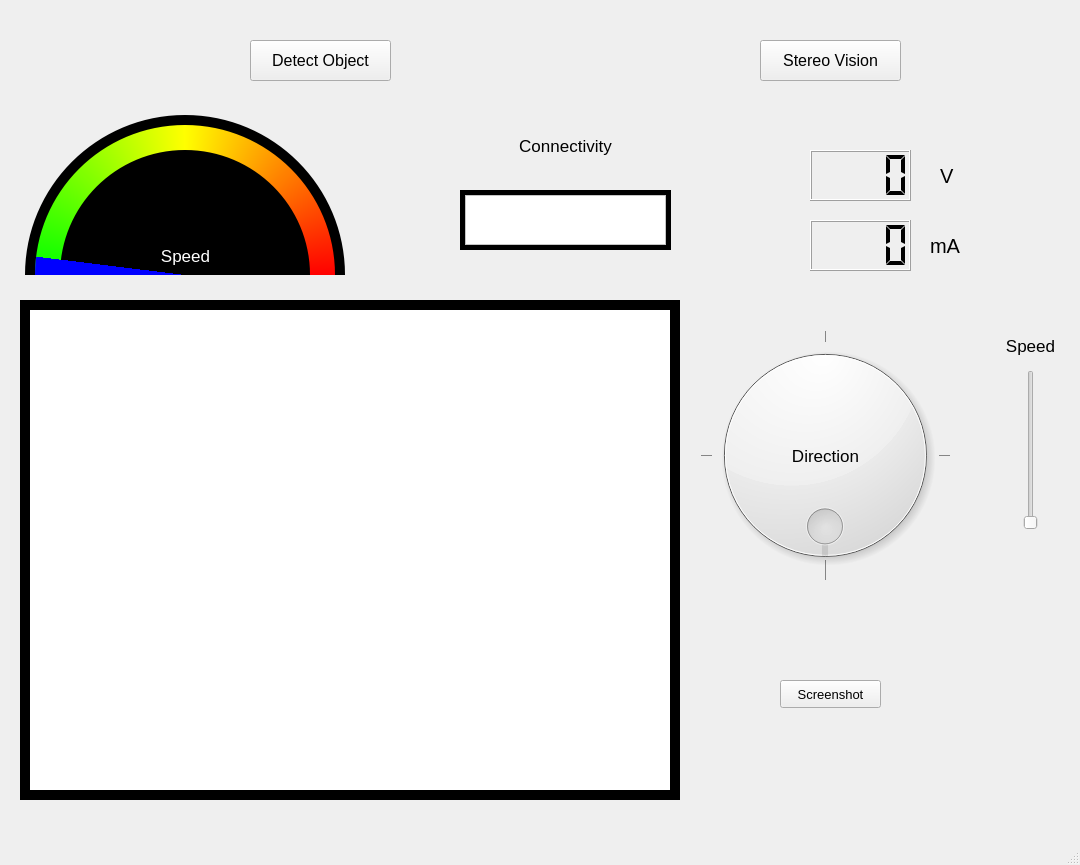
<?xml version="1.0" encoding="UTF-8"?>
<ui version="4.0">
 <class>MainWindow</class>
 <widget class="QMainWindow" name="MainWindow">
  <property name="geometry">
   <rect>
    <x>0</x>
    <y>0</y>
    <width>1080</width>
    <height>865</height>
   </rect>
  </property>
  <property name="windowTitle">
   <string>MainWindow</string>
  </property>
  <widget class="QWidget" name="centralwidget">
   <widget class="QLCDNumber" name="current">
    <property name="geometry">
     <rect>
      <x>810</x>
      <y>220</y>
      <width>101</width>
      <height>51</height>
     </rect>
    </property>
    <property name="digitCount">
     <number>4</number>
    </property>
    <property name="segmentStyle">
     <enum>QLCDNumber::Flat</enum>
    </property>
   </widget>
   <widget class="QLCDNumber" name="voltage">
    <property name="geometry">
     <rect>
      <x>810</x>
      <y>150</y>
      <width>101</width>
      <height>51</height>
     </rect>
    </property>
    <property name="digitCount">
     <number>4</number>
    </property>
    <property name="segmentStyle">
     <enum>QLCDNumber::Flat</enum>
    </property>
   </widget>
   <widget class="QLabel" name="volt">
    <property name="geometry">
     <rect>
      <x>940</x>
      <y>160</y>
      <width>31</width>
      <height>31</height>
     </rect>
    </property>
    <property name="font">
     <font>
      <pointsize>15</pointsize>
     </font>
    </property>
    <property name="text">
     <string>V</string>
    </property>
   </widget>
   <widget class="QLabel" name="ampere">
    <property name="geometry">
     <rect>
      <x>930</x>
      <y>230</y>
      <width>41</width>
      <height>31</height>
     </rect>
    </property>
    <property name="font">
     <font>
      <pointsize>15</pointsize>
     </font>
    </property>
    <property name="text">
     <string>mA</string>
    </property>
   </widget>
   <widget class="QPushButton" name="detect">
    <property name="geometry">
     <rect>
      <x>250</x>
      <y>40</y>
      <width>141</width>
      <height>41</height>
     </rect>
    </property>
    <property name="font">
     <font>
      <pointsize>12</pointsize>
     </font>
    </property>
    <property name="text">
     <string>Detect Object</string>
    </property>
   </widget>
   <widget class="QPushButton" name="stereo">
    <property name="geometry">
     <rect>
      <x>760</x>
      <y>40</y>
      <width>141</width>
      <height>41</height>
     </rect>
    </property>
    <property name="font">
     <font>
      <pointsize>12</pointsize>
     </font>
    </property>
    <property name="text">
     <string>Stereo Vision</string>
    </property>
   </widget>
   <widget class="QFrame" name="speedFore">
    <property name="geometry">
     <rect>
      <x>60</x>
      <y>150</y>
      <width>250</width>
      <height>250</height>
     </rect>
    </property>
    <property name="styleSheet">
     <string notr="true">border-radius: 125px;
background-color: qconicalgradient(cx:0.5, cy:0.5, angle:0, stop:0.49835 rgba(0, 0, 0, 255), stop:0.5 rgba(117, 117, 117, 0));</string>
    </property>
    <property name="frameShape">
     <enum>QFrame::StyledPanel</enum>
    </property>
    <property name="frameShadow">
     <enum>QFrame::Raised</enum>
    </property>
   </widget>
   <widget class="QFrame" name="speedBack">
    <property name="geometry">
     <rect>
      <x>25</x>
      <y>115</y>
      <width>320</width>
      <height>320</height>
     </rect>
    </property>
    <property name="styleSheet">
     <string notr="true">border-radius: 160px;
background-color: qconicalgradient(cx:0.5, cy:0.5, angle:0, stop:0.49835 rgba(0, 0, 0, 255), stop:0.5 rgba(117, 117, 117, 0));</string>
    </property>
    <property name="frameShape">
     <enum>QFrame::StyledPanel</enum>
    </property>
    <property name="frameShadow">
     <enum>QFrame::Raised</enum>
    </property>
   </widget>
   <widget class="QFrame" name="speedColors">
    <property name="geometry">
     <rect>
      <x>35</x>
      <y>125</y>
      <width>300</width>
      <height>300</height>
     </rect>
    </property>
    <property name="styleSheet">
     <string notr="true">background-color: qconicalgradient(cx:0.5, cy:0.5, angle:0, stop:0 rgba(255, 0, 0, 255), stop:0.25 rgba(255, 255, 0, 255), stop:0.499 rgba(0, 255, 0, 255), stop:0.5 rgba(0, 255, 0, 0));
border-radius: 150px;</string>
    </property>
    <property name="frameShape">
     <enum>QFrame::StyledPanel</enum>
    </property>
    <property name="frameShadow">
     <enum>QFrame::Raised</enum>
    </property>
   </widget>
   <widget class="QFrame" name="speedPointer">
    <property name="geometry">
     <rect>
      <x>35</x>
      <y>125</y>
      <width>300</width>
      <height>300</height>
     </rect>
    </property>
    <property name="styleSheet">
     <string notr="true">border-radius: 150px;
background-color: qconicalgradient(cx:0.5, cy:0.5, angle:0, stop:0.479 rgba(0, 0, 255, 0), stop:0.48 rgba(0, 0, 255, 255), stop:0.499 rgba(0, 0, 255, 255), stop:0.5 rgba(0, 0, 255, 0));</string>
    </property>
    <property name="frameShape">
     <enum>QFrame::StyledPanel</enum>
    </property>
    <property name="frameShadow">
     <enum>QFrame::Raised</enum>
    </property>
   </widget>
   <widget class="QLabel" name="speedLabel">
    <property name="geometry">
     <rect>
      <x>150</x>
      <y>240</y>
      <width>71</width>
      <height>31</height>
     </rect>
    </property>
    <property name="font">
     <font>
      <pointsize>13</pointsize>
     </font>
    </property>
    <property name="styleSheet">
     <string notr="true">color: rgb(255, 255, 255);</string>
    </property>
    <property name="text">
     <string>Speed</string>
    </property>
    <property name="alignment">
     <set>Qt::AlignCenter</set>
    </property>
    <property name="margin">
     <number>3</number>
    </property>
   </widget>
   <widget class="QFrame" name="blackbckgrnd">
    <property name="geometry">
     <rect>
      <x>460</x>
      <y>190</y>
      <width>211</width>
      <height>60</height>
     </rect>
    </property>
    <property name="styleSheet">
     <string notr="true">background-color: rgb(0, 0, 0);</string>
    </property>
    <property name="frameShape">
     <enum>QFrame::StyledPanel</enum>
    </property>
    <property name="frameShadow">
     <enum>QFrame::Raised</enum>
    </property>
    <widget class="QFrame" name="connectivity">
     <property name="geometry">
      <rect>
       <x>5</x>
       <y>5</y>
       <width>201</width>
       <height>50</height>
      </rect>
     </property>
     <property name="styleSheet">
      <string notr="true">background-color: qlineargradient(spread:pad, x1:0, y1:0, x2:1, y2:0, stop:0 rgba(255, 0, 0, 255), stop:0.5 rgba(255, 255, 0, 255), stop:1 rgba(0, 255, 0, 255));</string>
     </property>
     <property name="frameShape">
      <enum>QFrame::StyledPanel</enum>
     </property>
     <property name="frameShadow">
      <enum>QFrame::Raised</enum>
     </property>
     <widget class="QFrame" name="hide">
      <property name="geometry">
       <rect>
        <x>0</x>
        <y>0</y>
        <width>201</width>
        <height>50</height>
       </rect>
      </property>
      <property name="styleSheet">
       <string notr="true">background-color: rgb(255, 255, 255);</string>
      </property>
      <property name="frameShape">
       <enum>QFrame::StyledPanel</enum>
      </property>
      <property name="frameShadow">
       <enum>QFrame::Raised</enum>
      </property>
     </widget>
    </widget>
   </widget>
   <widget class="QLabel" name="ConnectivityLabel">
    <property name="geometry">
     <rect>
      <x>500</x>
      <y>130</y>
      <width>131</width>
      <height>31</height>
     </rect>
    </property>
    <property name="font">
     <font>
      <pointsize>13</pointsize>
     </font>
    </property>
    <property name="styleSheet">
     <string notr="true"/>
    </property>
    <property name="text">
     <string>Connectivity</string>
    </property>
    <property name="alignment">
     <set>Qt::AlignCenter</set>
    </property>
    <property name="margin">
     <number>3</number>
    </property>
   </widget>
   <widget class="QDial" name="direction">
    <property name="enabled">
     <bool>true</bool>
    </property>
    <property name="geometry">
     <rect>
      <x>700</x>
      <y>330</y>
      <width>250</width>
      <height>250</height>
     </rect>
    </property>
    <property name="font">
     <font>
      <pointsize>8</pointsize>
     </font>
    </property>
    <property name="maximum">
     <number>4</number>
    </property>
    <property name="value">
     <number>0</number>
    </property>
    <property name="orientation">
     <enum>Qt::Horizontal</enum>
    </property>
    <property name="wrapping">
     <bool>true</bool>
    </property>
    <property name="notchesVisible">
     <bool>true</bool>
    </property>
   </widget>
   <widget class="QLabel" name="label">
    <property name="geometry">
     <rect>
      <x>770</x>
      <y>440</y>
      <width>111</width>
      <height>31</height>
     </rect>
    </property>
    <property name="font">
     <font>
      <pointsize>13</pointsize>
     </font>
    </property>
    <property name="text">
     <string>Direction</string>
    </property>
    <property name="alignment">
     <set>Qt::AlignCenter</set>
    </property>
   </widget>
   <widget class="QFrame" name="camBack">
    <property name="geometry">
     <rect>
      <x>20</x>
      <y>300</y>
      <width>660</width>
      <height>500</height>
     </rect>
    </property>
    <property name="styleSheet">
     <string notr="true">background-color: rgb(0, 0, 0);</string>
    </property>
    <property name="frameShape">
     <enum>QFrame::StyledPanel</enum>
    </property>
    <property name="frameShadow">
     <enum>QFrame::Raised</enum>
    </property>
    <widget class="QLabel" name="camera">
     <property name="geometry">
      <rect>
       <x>10</x>
       <y>10</y>
       <width>640</width>
       <height>480</height>
      </rect>
     </property>
     <property name="styleSheet">
      <string notr="true">background-color: rgb(255, 255, 255);</string>
     </property>
     <property name="text">
      <string/>
     </property>
    </widget>
   </widget>
   <widget class="QPushButton" name="screenshot">
    <property name="geometry">
     <rect>
      <x>780</x>
      <y>680</y>
      <width>101</width>
      <height>28</height>
     </rect>
    </property>
    <property name="font">
     <font>
      <pointsize>10</pointsize>
     </font>
    </property>
    <property name="text">
     <string>Screenshot</string>
    </property>
   </widget>
   <widget class="QSlider" name="mode">
    <property name="geometry">
     <rect>
      <x>1020</x>
      <y>370</y>
      <width>22</width>
      <height>160</height>
     </rect>
    </property>
    <property name="maximum">
     <number>3</number>
    </property>
    <property name="orientation">
     <enum>Qt::Vertical</enum>
    </property>
   </widget>
   <widget class="QLabel" name="speedLevel">
    <property name="geometry">
     <rect>
      <x>990</x>
      <y>330</y>
      <width>81</width>
      <height>31</height>
     </rect>
    </property>
    <property name="font">
     <font>
      <pointsize>13</pointsize>
     </font>
    </property>
    <property name="text">
     <string>Speed</string>
    </property>
    <property name="alignment">
     <set>Qt::AlignCenter</set>
    </property>
   </widget>
   <zorder>speedBack</zorder>
   <zorder>current</zorder>
   <zorder>voltage</zorder>
   <zorder>volt</zorder>
   <zorder>ampere</zorder>
   <zorder>detect</zorder>
   <zorder>stereo</zorder>
   <zorder>speedColors</zorder>
   <zorder>blackbckgrnd</zorder>
   <zorder>ConnectivityLabel</zorder>
   <zorder>direction</zorder>
   <zorder>label</zorder>
   <zorder>speedFore</zorder>
   <zorder>camBack</zorder>
   <zorder>screenshot</zorder>
   <zorder>speedPointer</zorder>
   <zorder>speedLabel</zorder>
   <zorder>mode</zorder>
   <zorder>speedLevel</zorder>
  </widget>
  <widget class="QMenuBar" name="menubar">
   <property name="geometry">
    <rect>
     <x>0</x>
     <y>0</y>
     <width>1080</width>
     <height>26</height>
    </rect>
   </property>
  </widget>
  <widget class="QStatusBar" name="statusbar"/>
 </widget>
 <resources/>
 <connections/>
</ui>
